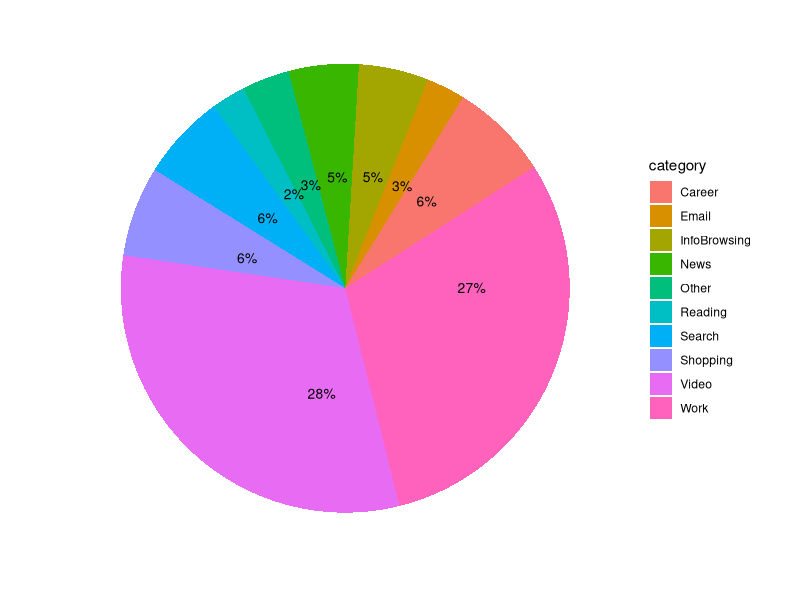

Reproduce this figure in R. (Note: this script raises an error after producing the figure.)

require(tidyverse)


#####################################
## Web Time 
#####################################
webtime <- read_csv("content/post/my2018/webtime-tracker-2018-12-31.csv")


webtime["sum_time"] = rowSums(webtime[,2:ncol(webtime)])

webtime["percent"] = webtime["sum_time"]/sum(webtime["sum_time"])

webtime_percent = webtime %>% arrange (desc(percent)) %>% select(Domain,percent) %>% filter(percent>0.001)

# write.csv(webtime_percent,"content/post/my2018/percent.csv")


percent <- read_csv("content/post/my2018/percent.csv")

percent.agg = percent %>% group_by(category) %>% summarise(time=sum(percent)) %>% arrange (desc(time))



ggplot(data=percent.agg,aes(x="",fill=category,y=time)) +
  geom_bar(width = 1, stat = "identity") +
  coord_polar("y",start = 1) +
  geom_text(aes(label = paste0(round(time*100), "%")), position = position_stack(vjust = 0.3),size=3.5,hjust = 0) + 
  xlab('') + ylab('') + 
theme_classic() + 
  theme(axis.line = element_blank(),
                        axis.text = element_blank(),
                        axis.ticks = element_blank(),
                        plot.title = element_text(hjust = 0.5, color = "#666666")) +
ggsave("content/post/my2018/timespent.png", width = 5, height = 5)




#####################################
## logged  Time 
#####################################
time_logger_report <- read_csv("content/post/my2018/time-logger-report.csv")
 
time_logger_report$Duration = as.numeric(time_logger_report$Duration)

colnames(time_logger_report)[1]="category"

time_logger_report$category[time_logger_report$category=="Games"]="Entertainment"


logged.time = time_logger_report %>% group_by(category) %>% 
  dplyr::filter(category!="Sleep") %>%
  dplyr::summarise(time=sum(Duration,na.rm = TRUE)) %>% 
  dplyr::mutate(percent = time/sum(time)) %>% 
  dplyr::arrange (desc(percent)) %>% 
  dplyr::filter(percent>0.01)%>% 
  dplyr::select(-time) 


ggplot(data=logged.time,aes(x="",fill=category,y=percent)) +
  geom_bar(width = 1, stat = "identity") +
  coord_polar("y", direction =1) +
  geom_text(aes(label = paste0(round(percent*100), "%")), position = position_stack(vjust = 0.5)) + 
  xlab('') + ylab('') + 
  theme_classic() + 
  ggtitle("Breakdown of an average day (17 hours)") + 
  theme(axis.line = element_blank(),
        axis.text = element_blank(),
        axis.ticks = element_blank(),
        plot.title = element_text(hjust = 0.5, color = "#666666")) +
  ggsave("content/post/my2018/timelogged.png", width = 5, height = 5)



###############################################################################################################
########  Fitbit data  
###############################################################################################################



#####################################
## resting heart rate 
#####################################

library("rjson")


rest_heart.fitbit.json <- list.files(path="content/post/my2018/fitbit/rest_heart/", 
                               pattern = "json$",
                               full.names=TRUE)

library(jsonlite)
rest_heart17 = read_json(rest_heart.fitbit.json[1], simplifyVector = TRUE)
rest_heart18 = read_json(rest_heart.fitbit.json[2], simplifyVector = TRUE)

colnames(rest_heart17)


rest_heart17.value = as.data.frame(rest_heart17$value) %>% 
  dplyr::filter(value!=0 & !is.na(date) & error<25 ) 

rest_heart18.value = as.data.frame(rest_heart18$value) %>% 
  dplyr::filter(value!=0 & !is.na(date) & error<25) 


rest_heart = dplyr::bind_rows(rest_heart17.value,rest_heart18.value)

rest_heart$date = as.Date(rest_heart$date,"%m/%d/%y")


ggplot(data=rest_heart,aes(x=date,y=value)) +
  geom_line() +
  #geom_errorbar(aes(ymin=value-error, ymax=value+error), width=.2 , position=position_dodge(0.05)) + 
  geom_pointrange(aes(ymin=value-error, ymax=value+error)) +
xlab('Date') + ylab('Resting Heart Rate') + 
  theme_classic() + 
  ggtitle("Resting Heart Rate over time")  +
  geom_hline(yintercept =60,show.legend=TRUE) + 
  geom_hline(yintercept =90,show.legend=TRUE) + 
  geom_hline(yintercept =80,show.legend=TRUE) + 
 theme(legend.position = "bottom") +
  ggsave("content/post/my2018/rest_heart.png", width = 5, height = 5)

  






 
#########################
# Time in heart rate zone 
#########################

# heartzone.fitbit.json <- list.files(path="content/post/my2018/fitbit/heartzone/", 
#                                      pattern = "json$",
#                                      full.names=TRUE)
# 
# library(jsonlite)
# 
# JSONtoDF = function(file_path){
#   json.file = read_json(file_path,simplifyVector = TRUE)
#   df = as.data.frame(json.file$value$valuesInZones)
#   df["date"] = as.Date(json.file$dateTime,"%m/%d/%y")
#   return(df)
# }
# 
# heartzone.df = lapply(heartzone.fitbit.json, JSONtoDF) %>% dplyr::bind_rows()
# 
# ggplot(data=heartzone.df,aes(x=date)) +
  # geom_line(aes(y = IN_DEFAULT_ZONE_1, colour = "IN ZONE 1")) + 
  # geom_line(aes(y = IN_DEFAULT_ZONE_2, colour = "IN ZONE 2")) + 
  # geom_line(aes(y = IN_DEFAULT_ZONE_3, colour = "IN ZONE 3")) + 
  # geom_line(aes(y = BELOW_DEFAULT_ZONE_1, colour = "BELOW ZONE")) +
  #scale_y_continuous(sec.axis = sec_axis(~.*5, name = "seconds below heart zone")) + 

  #geom_errorbar(aes(ymin=value-error, ymax=value+error), width=.2 , position=position_dodge(0.05)) + 
   

  #########################
# heart rate  
#########################

# heart.rate.fitbit.json <- list.files(path="content/post/my2018/fitbit/heartrate/", 
#                                     pattern = "json$",
#                                     full.names=TRUE)
# 
# library(jsonlite)
# 
# JSONtoDF = function(file_path){
#   json.file = read_json(file_path,simplifyVector = TRUE)
#   df = as.data.frame(json.file$value)
#   df["date"] = as.Date(json.file$dateTime,"%m/%d/%y")
#   return(df)
# }
# 
# json.file = read_json(heart.rate.fitbit.json[[1]],simplifyVector = TRUE)
# 
# 
# heart.rate.df = lapply(heart.rate.fitbit.json, JSONtoDF) %>% dplyr::bind_rows()
# 
# 
# heart.rate.df.daily = heart.rate.df %>% group_by(date) %>% summarise_all(mean)
# heart.rate.df.vol = heart.rate.df %>% group_by(date) %>% summarise_all(sd)
# 
# 
# ggplot(data=heart.rate.df.daily,aes(x=date,y=bpm)) +
#   geom_line() +
#   #geom_errorbar(aes(ymin=value-error, ymax=value+error), width=.2 , position=position_dodge(0.05)) + 
#   geom_errorbar(aes(ymin=bpm-confidence, ymax=bpm+confidence), width=.2 , position=position_dodge(0.05)) +
#   xlab('Date') + ylab('average Heart Rate') + 
#   theme_classic() + 
#   ggtitle("Average Heart Rate over time")  +
#   ggsave("content/post/my2018/rest_heart.png", width = 5, height = 5)
# 


#########################
# sleep
#########################

sleep.fitbit.json <- list.files(path="content/post/my2018/fitbit/sleep/", 
                                     pattern = "json$",
                                     full.names=TRUE)

library(jsonlite)
JSONtoDF_sleep = function(file_path){
  json.file = read_json(file_path,simplifyVector = TRUE)
  df = as.data.frame(json.file[,1:13])
  summary = as.data.frame(json.file$levels$summary)
  summary.df = do.call(data.frame,summary)
  df = bind_cols(df,summary.df)
  return(df)
}
# json.file = read_json(sleep.fitbit.json[[1]],simplifyVector = TRUE)
# df = as.data.frame(json.file[,1:13])
# summary = as.data.frame(json.file$levels$summary)
# summary.df = do.call(data.frame,summary)


sleep.df = lapply(sleep.fitbit.json, JSONtoDF_sleep) %>% dplyr::bind_rows()
sleep.df$Date = as.Date.character(sleep.df$dateOfSleep)
sleep.df$weekday  = weekdays(sleep.df$Date)
sleep.df$weekend  = if_else(sleep.df$weekday=="Saturday"|sleep.df$weekday=="Sunday",true = "Weekends",false = "Weekdays")
sleep.df$month = format(sleep.df$Date,"%m")

plota = ggplot(data=sleep.df) +
  geom_boxplot(aes(x=month,y=minutesAsleep),fill="orange") +
  #    geom_boxplot(aes(x=weekend,y=minutesAsleep)) +
  xlab('') + ylab('Minutes asleep') +
  theme_classic() +
  ggtitle("Minutes asleep asleep by month") 

plotb = ggplot(data=sleep.df) +
  geom_boxplot(aes(x=month,y=efficiency),fill="light green") +
  #    geom_boxplot(aes(x=weekend,y=minutesAsleep)) +
  xlab('') + ylab('Sleep efficiency') +
  theme_classic() +
  ggtitle("Sleep efficiency asleep by month") 

grid.arrange(plota, plotb,ncol=2)





require(gridExtra)

plot1= ggplot(data=sleep.df) +
    geom_boxplot(aes(x=weekend,y=minutesAsleep),fill="light blue") +
#    geom_boxplot(aes(x=weekend,y=minutesAsleep)) +
    xlab('') + ylab('Minutes asleep') +
    theme_classic() +
  ggtitle("Minutes asleep by weekday and weekends") 

plot2= ggplot(data=sleep.df) +
  geom_boxplot(aes(x=weekend,y=minutesAwake),fill="light green") +
  #    geom_boxplot(aes(x=weekend,y=minutesAsleep)) +
  xlab('') + ylab('Minutes awake') +
  theme_classic() +
  ggtitle("Minutes awake by weekday and weekends") 

plot3 = ggplot(data=sleep.df) +
  geom_boxplot(aes(x=weekend,y=deep.minutes),fill = "black") +
 #  geom_boxplot(aes(x=weekend,y=light.minutes,color="light")) +
  #    geom_boxplot(aes(x=weekend,y=minutesAsleep)) +
  xlab('') + ylab('deep sleep') +
  theme_classic() +
  ggtitle("Minutes of deep sleep by weekday and weekends") 

plot4 = ggplot(data=sleep.df) +
  geom_boxplot(aes(x=weekend,y=efficiency),fill = "gray") +
  #    geom_boxplot(aes(x=weekend,y=minutesAsleep)) +
  xlab('') + ylab('Sleep efficiency') +
  theme_classic() +
  ggtitle("Sleep efficiency by weekday and weekends") 

grid.arrange(plot1, plot2, plot3, plot4,ncol=2, nrow=2)

    

#########################
# steps
#########################

steps.fitbit.json <- list.files(path="content/post/my2018/fitbit/steps/", 
                                pattern = "json$",
                                full.names=TRUE)
  
  #  ggsave("content/post/my2018/sleep_weekday.png", width = 5, height = 5)
library(jsonlite)
JSONtoDF_step = function(file_path){
  json.file = read_json(file_path,simplifyVector = TRUE)
  df = as.data.frame(json.file$value)
  df$`json.file$value`=as.numeric( df$`json.file$value`)
  df["date"] = as.Date(json.file$dateTime,"%m/%d/%y")
  return(df)
}

 steps.df = lapply(steps.fitbit.json, JSONtoDF_step) %>% dplyr::bind_rows()

 steps.df.daily = steps.df %>% group_by(date) %>% summarise_all(sum) 
 
 colnames(steps.df.daily)[2] = "steps"

 
 steps.df.daily = steps.df.daily %>% filter(steps > 50)
 
 steps.df.daily["month"] = format(steps.df.daily$date,"%m")
 
steps.df.daily$weekday  = weekdays(steps.df.daily$date)
 
steps.df.daily$weekend  = if_else(steps.df.daily$weekday=="Saturday"|steps.df.daily$weekday=="Sunday",true = "Weekends",false = "Weekdays")
 
 
 
 ggplot(data=steps.df.daily,aes(x=month,y=steps)) +
   geom_boxplot() +
   xlab('') + ylab('Steps') +
   theme_classic() +
   ggtitle("Steps by month") +
   ggsave("content/post/my2018/step_month.png", width = 5, height = 5)
 
 
sum(steps.df.daily$steps<10000)/nrow(steps.df.daily)
sum(steps.df.daily$steps<5000)/nrow(steps.df.daily)

 
 ggplot(data=steps.df.daily,aes(x=date,y=steps)) +
   geom_line() +
   xlab('') + ylab('Steps') +
   theme_classic() +
  annotate("text", x = as.Date("2018-06-01"), y = 25000, label = "80.98% of days are with inadequate steps") +
   annotate("text", x = as.Date("2018-06-01"), y = 20000, label = "34.42% of days are considered inactive") + 
   geom_hline(yintercept =10000) +
   geom_hline(yintercept =5000) +
   ggtitle("Daily steps over time")   +
   ggsave("content/post/my2018/step_daily.png", width = 5, height = 5)
 
   
 
 
